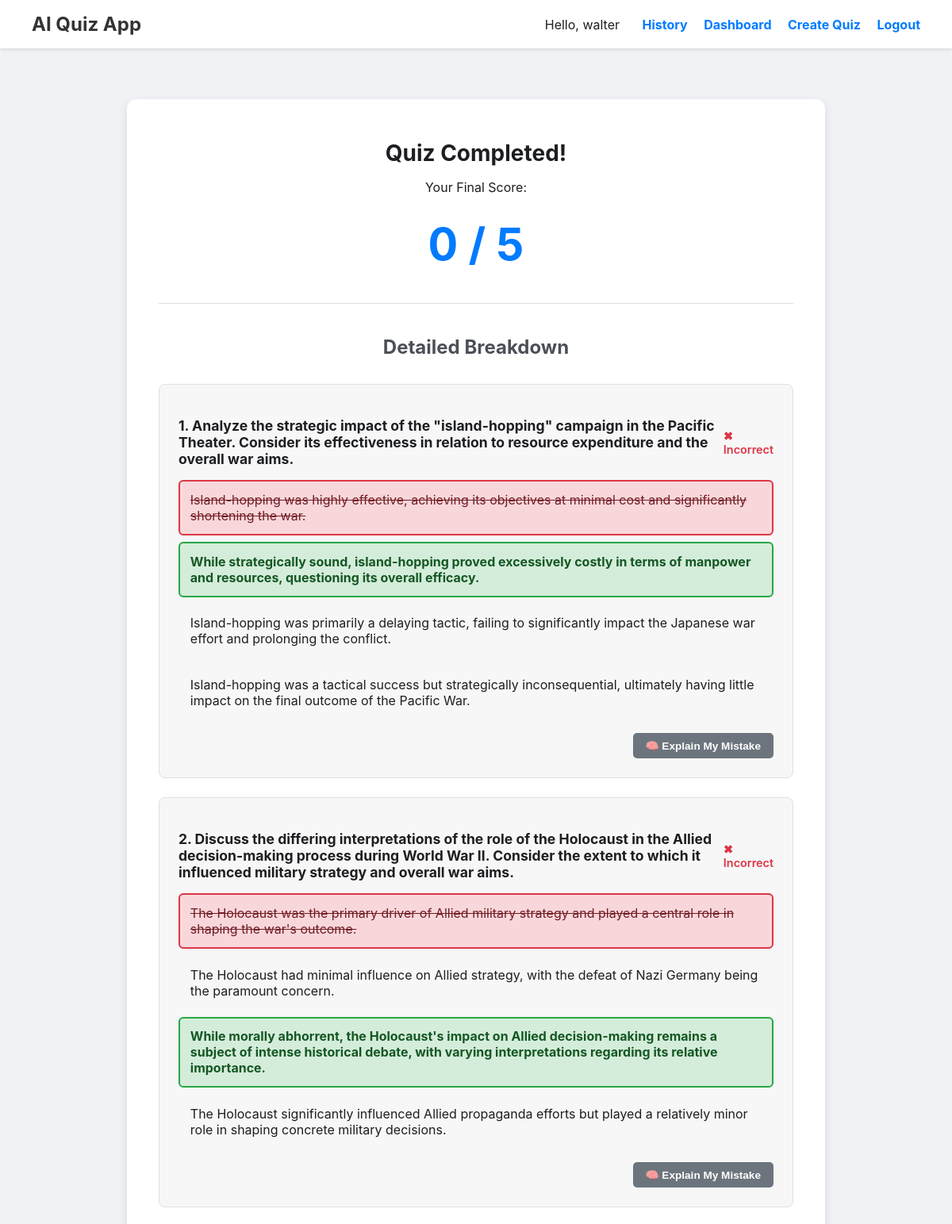
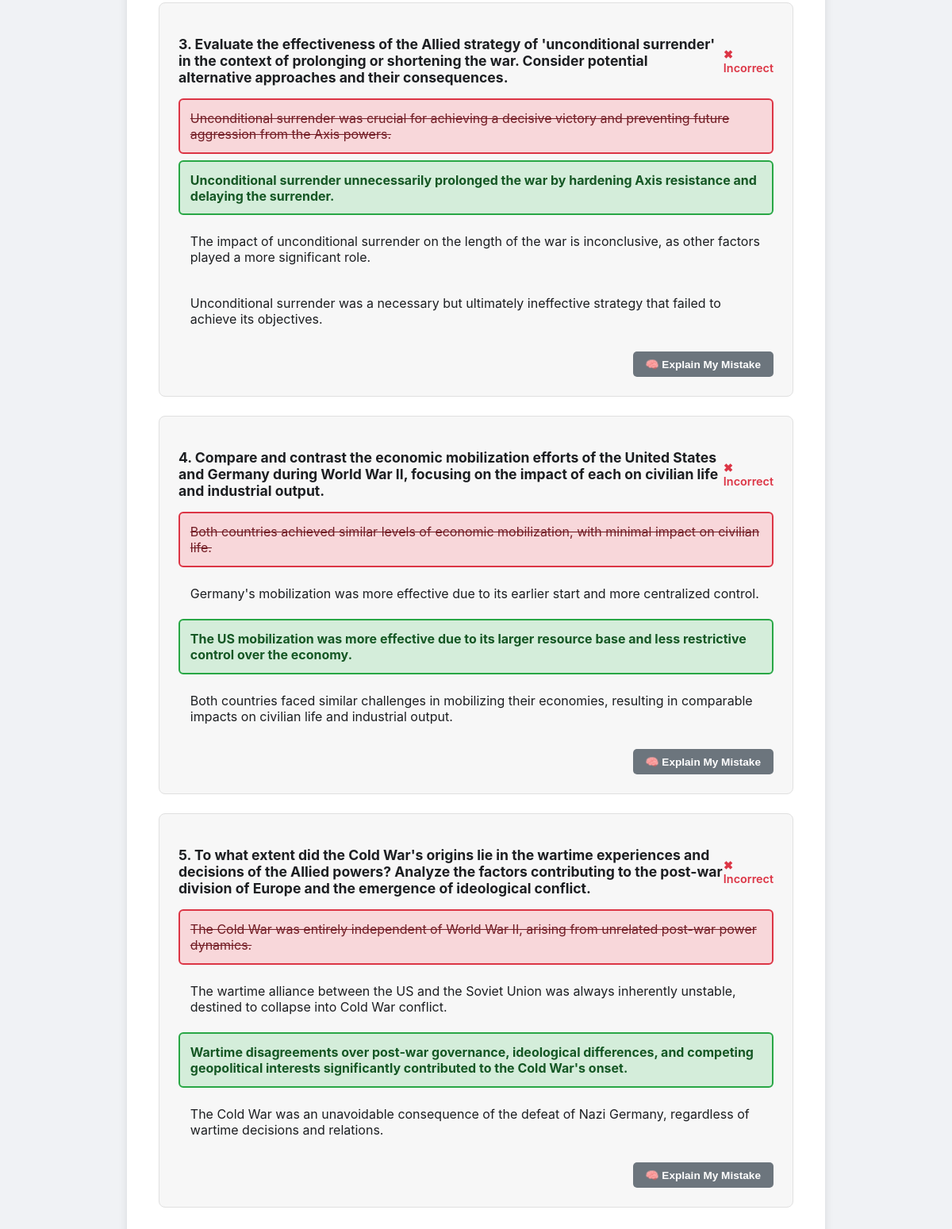
Screenshot of /history/1 (signed in) with the database file from the repository (2 pictures, top to bottom).
### app.py (models this page shows, shortened)
class User(UserMixin, db.Model):
    id = db.Column(db.Integer, primary_key=True)
    username = db.Column(db.String(150), unique=True, nullable=False)
    password_hash = db.Column(db.String(256), nullable=False)
    quizzes = db.relationship('QuizHistory', backref='user', lazy=True, cascade="all, delete-orphan")

class QuestionHistory(db.Model):
    id = db.Column(db.Integer, primary_key=True)
    question_text = db.Column(db.Text, nullable=False)
    options = db.Column(db.Text, nullable=False)
    user_answer = db.Column(db.String(255), nullable=False)
    correct_answer = db.Column(db.String(255), nullable=False)
    is_correct = db.Column(db.Boolean, nullable=False)
    quiz_id = db.Column(db.Integer, db.ForeignKey('quiz_history.id'), nullable=False)

### app.py (the view)
@app.route('/history/<int:quiz_id>')
@login_required
def history_detail(quiz_id):
    quiz = QuizHistory.query.get_or_404(quiz_id)
    if quiz.user_id != current_user.id:
        flash("You are not authorized to view this page.", "error")
        return redirect(url_for('history'))
    results_data = [{'question_text': q.question_text, 'options': json.loads(q.options), 'user_answer': q.user_answer, 'correct_answer': q.correct_answer, 'is_correct': q.is_correct} for q in quiz.questions]
    score = {"total": quiz.score_total, "correct": quiz.score_correct}
    return render_template('results.html', score=score, results=results_data, from_history=True)

### app.py (called while the page is built)
@login_manager.user_loader
def load_user(user_id):
    return User.query.get(int(user_id))

### templates/results.html (shortened to what this page needs)
{% extends "base.html" %}
{% block content %}
<div class="container">
    <div class="results-container">
        <h1>Quiz Completed! </h1>
        <p>Your Final Score:</p>
        <div class="score">{{ score.correct }} / {{ score.total }}</div>
    </div>
    <hr class="results-divider">
    <h2>Detailed Breakdown</h2>
    {% for result in results %}
    <div class="result-item">
        <p class="result-question">
            <b>{{ loop.index }}. {{ result.question_text }}</b>
            {% if result.is_correct %}
                <span class="status-correct">✔ Correct</span>
            {% else %}
                <span class="status-incorrect">✖ Incorrect</span>
            {% endif %}
        </p>
        <div class="options">
            {% for option in result.options %}
                {% set option_class = 'option' %}
                {% if option == result.correct_answer %}
                    {% set option_class = option_class + ' correct' %}
                {% elif option == result.user_answer %}
                    {% set option_class = option_class + ' incorrect' %}
                {% endif %}
                <div class="{{ option_class }}">
                    {{ option }}
                </div>
            {% endfor %}
        </div>
         {% if not result.is_correct %}
            <div class="explanation-section">
                <button class="explain-btn"
                        data-question="{{ result.question_text }}"
                        data-user-answer="{{ result.user_answer }}"
                        data-correct-answer="{{ result.correct_answer }}"
                        onclick="getExplanation(this)">
                    🧠 Explain My Mistake
                </button>
            </div>
        {% endif %}
    </div>
    {% endfor %}
</div>
{% endblock %}

### templates/base.html (shortened to what this page needs)
<!DOCTYPE html>
<html lang="en">
<head>
    <link rel="stylesheet" href="{{ url_for('static', filename='styles.css') }}">
</head>
<body>
    <nav class="navbar">
        <a href="{{ url_for('index') }}" class="brand">AI Quiz App</a>
        <div>
            {% if current_user.is_authenticated %}
                <span style="margin-right: 1rem;">Hello, {{ current_user.username }}</span>
                    <a href="{{ url_for('history') }}">History</a>
                    <a href="{{ url_for('dashboard') }}">Dashboard</a>
                    <a href="{{ url_for('index') }}">Create Quiz</a>
                    <a href="{{ url_for('logout') }}">Logout</a>
            {% else %}
                <a href="{{ url_for('login') }}">Login</a>
                <a href="{{ url_for('register') }}">Register</a>
            {% endif %}
        </div>
    </nav>
    <main>
        {% block content %}{% endblock %}
    </main>
</body>
</html>

### static/styles.css (style rules this page uses)
body { font-family: -apple-system, BlinkMacSystemFont, "Segoe UI", Roboto, Helvetica, Arial, sans-serif; background-color: #f0f2f5; color: #1c1e21; margin: 0; padding: 0; }
main { width: 100%; box-sizing: border-box; padding: 2rem; display: flex; flex-direction: column; align-items: center; justify-content: flex-start; min-height: calc(100vh - 100px); }
.container { max-width: 800px; width: 100%; background: #ffffff; padding: 2rem 2.5rem; border-radius: 12px; box-shadow: 0 4px 12px rgba(0, 0, 0, 0.1); }
h1 { font-size: 1.75rem; color: #1c1e21; text-align: center; margin-bottom: 0.5rem; }
.options div { display: flex; align-items: center; margin-top: 0.75rem; }
.results-container { text-align: center; }
.score { font-size: 3.5rem; font-weight: bold; margin: 0.5em 0; color: #007bff; }
.results-divider { border: none; border-top: 1px solid #dddfe2; margin: 2.5rem 0; }
.container h2 { text-align: center; margin-bottom: 2rem; color: #4b4f56; }
.result-item { background-color: #f7f7f7; border: 1px solid #e0e0e0; border-radius: 8px; padding: 1.5rem; margin-bottom: 1.5rem; }
.result-question { font-size: 1.1rem; font-weight: 600; margin-bottom: 1rem; display: flex; justify-content: space-between; align-items: center; }
.status-incorrect { color: #dc3545; font-size: 0.9rem; }
.result-item .options .option { padding: 0.8rem; border-radius: 6px; margin-top: 0.5rem; border: 2px solid transparent; }
.result-item .options .option.correct { background-color: #d4edda; border-color: #28a745; color: #155724; font-weight: bold; }
.result-item .options .option.incorrect { background-color: #f8d7da; border-color: #dc3545; color: #721c24; text-decoration: line-through; }
.explanation-section { margin-top: 1rem; text-align: right; }
.explain-btn { background-color: #6c757d; color: white; border: none; padding: 0.5rem 1rem; font-size: 0.85rem; font-weight: bold; border-radius: 5px; cursor: pointer; transition: background-color 0.2s; }

### templates/base.html (style rules this page uses)
.navbar { background-color: #fff; padding: 0.5rem 2rem; box-shadow: 0 2px 4px rgba(0,0,0,0.1); margin-bottom: 2rem; display: flex; justify-content: space-between; align-items: center; }
.navbar a { text-decoration: none; color: #007bff; font-weight: bold; padding: 0.5rem; }
.navbar .brand { font-size: 1.5rem; color: #333; }

### rows the page displays
User: username "walter"
QuestionHistory: question_text "Analyze the strategic impact of the \"island-hopping\" campaign in the Pacific Theater. Consider its effectiveness in relation to resource expenditure and the overall war aims.", options "Island-hopping was highly effective, achieving its objectives at minimal cost and significantly shortening the war." "While strategically sound, island-hopping proved excessively costly in terms of manpower and resources, questioning its overall efficacy." "Island-hopping was primarily a delaying tactic, failing to significantly impact the Japanese war effort and prolonging the conflict." "Island-hopping was a tactical success but strategically inconsequential, ultimately having little impact on the final outcome of the Pacific War."
QuestionHistory: question_text "Discuss the differing interpretations of the role of the Holocaust in the Allied decision-making process during World War II. Consider the extent to which it influenced military strategy and overall war aims.", options "The Holocaust was the primary driver of Allied military strategy and played a central role in shaping the war's outcome." "The Holocaust had minimal influence on Allied strategy, with the defeat of Nazi Germany being the paramount concern." "While morally abhorrent, the Holocaust's impact on Allied decision-making remains a subject of intense historical debate, with varying interpretations regarding its relative importance." "The Holocaust significantly influenced Allied propaganda efforts but played a relatively minor role in shaping concrete military decisions."
QuestionHistory: question_text "Evaluate the effectiveness of the Allied strategy of 'unconditional surrender' in the context of prolonging or shortening the war. Consider potential alternative approaches and their consequences.", options "Unconditional surrender was crucial for achieving a decisive victory and preventing future aggression from the Axis powers." "Unconditional surrender unnecessarily prolonged the war by hardening Axis resistance and delaying the surrender." "The impact of unconditional surrender on the length of the war is inconclusive, as other factors played a more significant role." "Unconditional surrender was a necessary but ultimately ineffective strategy that failed to achieve its objectives."
QuestionHistory: question_text "Compare and contrast the economic mobilization efforts of the United States and Germany during World War II, focusing on the impact of each on civilian life and industrial output.", options "Both countries achieved similar levels of economic mobilization, with minimal impact on civilian life." "Germany's mobilization was more effective due to its earlier start and more centralized control." "The US mobilization was more effective due to its larger resource base and less restrictive control over the economy." "Both countries faced similar challenges in mobilizing their economies, resulting in comparable impacts on civilian life and industrial output."
QuestionHistory: question_text "To what extent did the Cold War's origins lie in the wartime experiences and decisions of the Allied powers? Analyze the factors contributing to the post-war division of Europe and the emergence of ideological conflict.", options "The Cold War was entirely independent of World War II, arising from unrelated post-war power dynamics." "The wartime alliance between the US and the Soviet Union was always inherently unstable, destined to collapse into Cold War conflict." "Wartime disagreements over post-war governance, ideological differences, and competing geopolitical interests significantly contributed to the Cold War's onset." "The Cold War was an unavoidable consequence of the defeat of Nazi Germany, regardless of wartime decisions and relations."

### other values shown
{{ score.correct }} "0"
{{ score.total }} "5"
